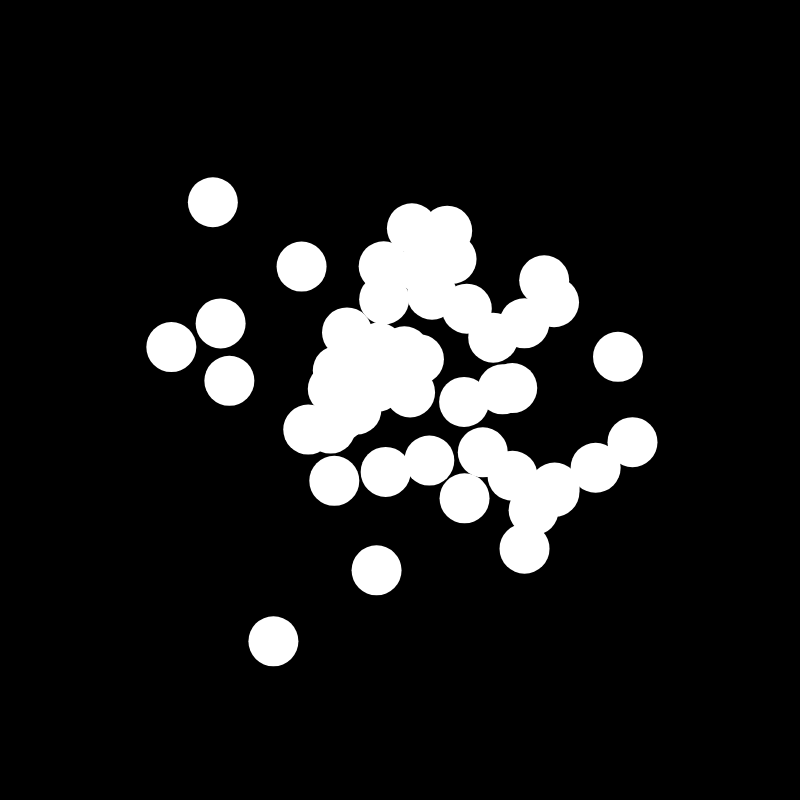
Frame 1 (no input)
Frame 60 (no input): identical to frame 1, image omitted
Frame 120 (the mouse pressed at the canvas centre since frame 60): identical to frame 1, image omitted

The p5.js sketch that drew this single still picture (run headless with seeded random() and noise() and a simulated clock; from frame 60 on, the mouse is pressed at the canvas centre):

// p5.js sketch
// ── sketch.js
const width = 800;
const height = 800;
const numberOfCircles = 50;
const circleDiameter = 50;

const perlinValues = [
  { r: 150, g: 225, b: 300 },
  { r: 300, g: 225, b: 150 },
  { r: 350, g: 210, b: 220 },
  { r: 250, g: 250, b: 250 },
]

const selectedPalettes = [0, 2];

const perlinOffsets = {
  rX: 0, rY: 0, divR: 1,
  gX: 0, gY: 0, divR: 1,
  bX: 0, bY: 0, divR: 1,
}

function perlinColor(x, y, palette) {
  const values = perlinValues[palette];

  return color(
    noise((x + perlinOffsets.rX) / perlinOffsets.divR,
      (y + perlinOffsets.rY) / perlinOffsets.divR) * values.r,
    noise((x + perlinOffsets.gX) / perlinOffsets.divG,
      (y + perlinOffsets.gY) / perlinOffsets.divG) * values.g,
    noise((x + perlinOffsets.bX) / perlinOffsets.divB,
      (y + perlinOffsets.bY) / perlinOffsets.divB) * values.b,
  )
}

let circles = [];

function setup() {
  createCanvas(width, height);
  noStroke();
  angleMode(DEGREES);

  for (let i = 0; i < numberOfCircles; i++) {
    const x = randomGaussian(width/2, width/8);
    const y = randomGaussian(height/2, height/8);
    const pal = selectedPalettes[getRandomInts(0, selectedPalettes.length)];
    circles.push({
      x,
      y,
      col: perlinColor(x, y, pal),
    });
  }
}

function draw() {
  background(0);
  circles.forEach((c) => {
    fill(c.col);
    circle(c.x, c.y, circleDiameter)
  })
}

// const width = 800;
// const height = 800;
// const timeDivisor = 1000;

// const rectSize = 20

// const hslVals = {
//   h: { base: 180, variance: 5 },
//   s: { base: 75, variance: 5 },
//   l: { base: 75, variance: 10 },
//   compCount: 2,
//   compRange: 360
// };

// const palette = []


// function setup() {
//   createCanvas(width, height);
//   // noLoop();
//   noStroke();
//   colorMode(HSL);

//   for (let i = 0; i < hslVals.compCount; i++) {
//     palette.push({
//       h: (((hslVals.h.base + getRandomInts(-hslVals.h.variance, hslVals.h.variance) + Math.floor((hslVals.compRange / hslVals.compCount)) * i)) + 360) % 360,
//       s: (hslVals.s.base + getRandomInts(-hslVals.s.variance, hslVals.s.variance)),
//       l: (hslVals.l.base + getRandomInts(-hslVals.l.variance, hslVals.l.variance)),

//     })
//   }
//   console.log(palette)

//   for (let x = 0; x < width + rectSize; x += rectSize) {
//     for (let y = 0; y < height + rectSize; y += rectSize) {
//       const color = colorLerp(palette[0], palette[1], (x*y)/(width*height))
//       fill(color.h % 360, color.s, color.l);
//       rect(x, y, rectSize, rectSize);
//     }
//   }
// }

// function draw() {
//   let timeElapsed = ((millis() % timeDivisor) / timeDivisor);

//   for (let x = 0; x < width + rectSize; x += rectSize) {
//     for (let y = 0; y < height + rectSize; y += rectSize) {
//       const color = colorLerp(palette[0], palette[1], timeElapsed * (x*y)/(width*height))
//       fill(color.h, color.s, color.l);
//       rect(x, y, rectSize, rectSize);
//     }
//   }
// }

// function colorLerp(color1, color2, percent) {
//   if (color1.h - color2.h > 180) {
//     color2.h += 360;
//   }

//   return {
//     h: lerp(color1.h, color2.h, percent),
//     s: lerp(color1.s, color2.s, percent),
//     l: lerp(color1.l, color2.l, percent),
//   }
// }

function getRandomInts(min, max, howManyInts = 1) {
  if (howManyInts === 1) {
    return Math.floor(Math.random() * (max - min) + min);
  }

  const numbers = [];
  for (let i = 0; i < howManyInts; i++) {
    numbers.push(Math.floor(Math.random() * (max - min) + min));
  }
  return numbers;
}
